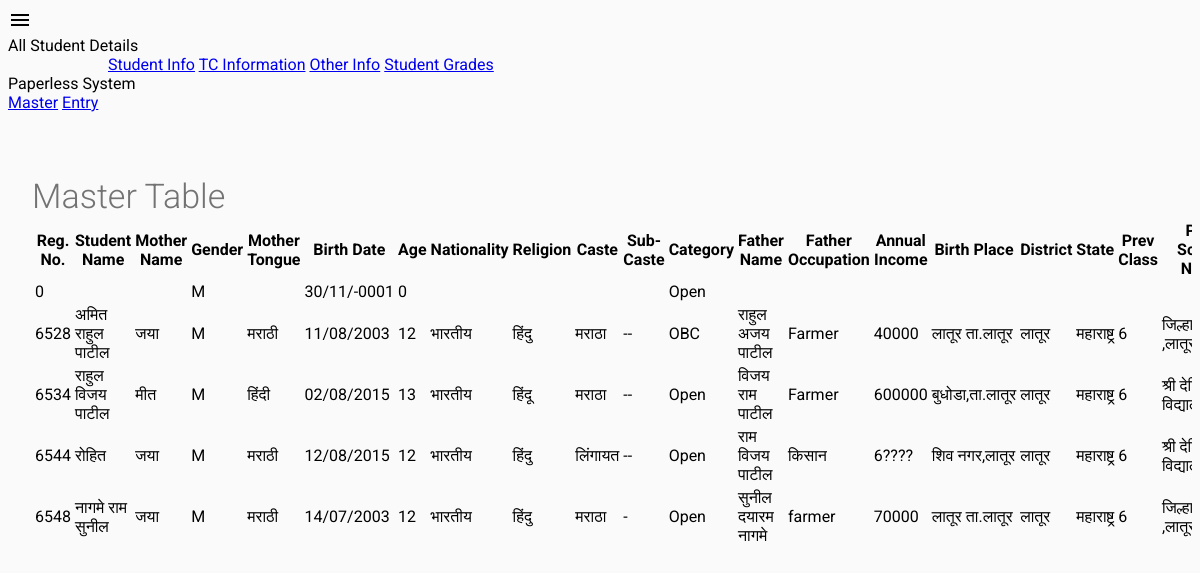
/master.php, run on the app's committed database.
### tables this page shows
CREATE TABLE IF NOT EXISTS `master` (
  `reg_no` int(11) NOT NULL,
  `student_name` varchar(300) DEFAULT NULL,
  `mother_name` varchar(300) DEFAULT NULL,
  `gender` varchar(40) DEFAULT NULL,
  `Mother_tongue` varchar(100) DEFAULT NULL,
  `birthdate` date NOT NULL,
  `age` int(11) DEFAULT NULL,
  `nationality` varchar(100) DEFAULT NULL,
  `religion` varchar(100) DEFAULT NULL,
  `caste` varchar(100) DEFAULT NULL,
  `sub_caste` varchar(100) DEFAULT NULL,
  `category` varchar(40) DEFAULT NULL,
  `father_name` varchar(300) DEFAULT NULL,
  `father_occupation` varchar(100) DEFAULT NULL,
  `annual_income` varchar(100) DEFAULT NULL,
  `birth_place` varchar(100) DEFAULT NULL,
  `district` varchar(100) DEFAULT NULL,
  `state` varchar(100) DEFAULT NULL,
  `prev_class` varchar(100) DEFAULT NULL,
  `prev_school_name` varchar(255) DEFAULT NULL,
  `admission_date` date NOT NULL,
  `admission_class` varchar(100) DEFAULT NULL,
  `prev_mark_sheet` varchar(100) DEFAULT NULL,
  `prev_tc` varchar(100) DEFAULT NULL,
  `nadar_fee` varchar(100) DEFAULT NULL,
  `permanent_address` varchar(100) DEFAULT NULL,
  `medium` varchar(100) DEFAULT NULL,
  `school_leaving_class` varchar(40) DEFAULT NULL,
  `school_leaving_date` date NOT NULL,
  `student_progress` varchar(100) DEFAULT NULL,
  `behaviour` varchar(100) DEFAULT NULL,
  `school_leaving_reason` varchar(100) DEFAULT NULL,
  `tc_no` varchar(40) DEFAULT NULL,
  `tc_date` date NOT NULL,
  `tc_remark` varchar(255) DEFAULT NULL,
  `aadhar_no` varchar(255) DEFAULT NULL,
  `bank_account_no` varchar(255) DEFAULT NULL,
  `bank_branch` varchar(255) DEFAULT NULL,
  `bank_branch_code` varchar(255) DEFAULT NULL,
  `lic_id_no` varchar(255) DEFAULT NULL,
  `minority_details` varchar(255) DEFAULT NULL,
  `admitted_division` varchar(100) DEFAULT NULL,
  `student_name1` varchar(100) DEFAULT NULL,
  `current_class` varchar(100) DEFAULT NULL,
  `current_class_entry_date` date NOT NULL,
  `status` varchar(100) DEFAULT NULL,
  `contact_no` varchar(100) DEFAULT NULL,
  `fee_concession` varchar(100) DEFAULT NULL,
  `admission_month` varchar(100) DEFAULT NULL,
  `admission_year` varchar(100) DEFAULT NULL,
  `handicapped` varchar(100) DEFAULT NULL,
  `scholarship` varchar(100) DEFAULT NULL,
  `exam_seat_no` varchar(100) DEFAULT NULL,
  `10_percentage` varchar(100) DEFAULT NULL,
  `9_percentage` varchar(100) DEFAULT NULL,
  `8_grade` varchar(100) DEFAULT NULL,
  `7_grade` varchar(100) DEFAULT NULL,
  `6_grade` varchar(100) DEFAULT NULL,
  `5_grade` varchar(100) DEFAULT NULL,
  `4_grade` varchar(100) DEFAULT NULL,
  `3_grade` varchar(100) DEFAULT NULL,
  `2_grade` varchar(100) DEFAULT NULL,
  `1_grade` varchar(100) DEFAULT NULL,
  `student_img_url` varchar(100) DEFAULT NULL,
  `tc_pdf_url` varchar(100) DEFAULT NULL
);

### master.php (the view, shortened to what this page needs)
<!DOCTYPE html>
<html lang="en">
  <head>
 <link rel="stylesheet" href="https://storage.googleapis.com/code.getmdl.io/1.0.2/material.blue-pink.min.css" />
    <link rel="stylesheet" href="css/master.css">
  </head>
  <body>
              <div class="mdl-layout mdl-js-layout mdl-layout--fixed-header">
                <header class="mdl-layout__header">
                  <div class="mdl-layout__header-row">
                    <span class="mdl-layout-title">All Student Details</span>
                  </div>
              <div class="tabs mdl-js-ripple-effect">
                  <a href="master.php" class="mdl-layout__tab is-active">Student Info</a>
                  <a href="tc_info_display.php" class="mdl-layout__tab">TC Information</a>
                  <a href="other_info_display.php" class="mdl-layout__tab">Other Info</a>
                  <a href="student_grade_display.php" class="mdl-layout__tab">Student Grades</a>
                </div>
                </header>
              <div class="mdl-layout__drawer">
                <span class="mdl-layout-title">Paperless System</span>
                  <nav class="mdl-navigation">
                    <a class="mdl-navigation__link" href="master.php">Master</a>
                    <a class="mdl-navigation__link" href="index.php">Entry</a>
                  </nav>
              </div>
                 <main class="mdl-layout__content">
                    <div class="" id="masterTableBlock">
                         <h2 id="form_header">Master Table</h2>
                      <table class="mdl-data-table mdl-js-data-table mdl-shadow--2dp" id="table1">
                        <thead>
                          <tr>
                                <th>Reg. No. </th>
                                <th class="mdl-data-table__cell--non-numeric">Student Name</th>
                                <th class="mdl-data-table__cell--non-numeric">Mother Name</th>
                                <th class='mdl-data-table__cell--non-numeric'>Gender</th>
                                <th class="mdl-data-table__cell--non-numeric">Mother Tongue</th>
                                <th>Birth Date</th>
                                <th>Age</th>
                                <th class="mdl-data-table__cell--non-numeric">Nationality</th>
                                <th class="mdl-data-table__cell--non-numeric">Religion</th>
                                <th class="mdl-data-table__cell--non-numeric">Caste</th>
                                <th class="mdl-data-table__cell--non-numeric">Sub-Caste</th>
                                <th class="mdl-data-table__cell--non-numeric">Category</th>
                                <th class="mdl-data-table__cell--non-numeric">Father Name</th>
                                <th class="mdl-data-table__cell--non-numeric">Father Occupation</th>
                                <th>Annual Income</th>
                                <th class="mdl-data-table__cell--non-numeric">Birth Place</th>
                                <th class="mdl-data-table__cell--non-numeric">District</th>
                                <th class="mdl-data-table__cell--non-numeric">State</th>
                                <th>Prev Class</th>
                                <th class="mdl-data-table__cell--non-numeric">Prev School Name</th>
                          </tr>
                        </thead>
                        <tbody>
                    <?php
                              include("connection.php");
                          mysqli_query ($con,"set character_set_results='utf8'");
                          $query = mysqli_query($con,"SELECT * FROM master") or die(mysqli_error());
                          while($row=mysqli_fetch_array($query))
                          {
                            $reg_no=$row['reg_no'];
                            $student_name=$row['student_name'];
                            $mother_name=$row['mother_name'];
                            $gender=$row['gender'];
                            $Mother_tongue=$row['Mother_tongue'];
                            $birthdate=$row['birthdate'];
                            $age=$row['age'];
                            $nationality=$row['nationality'];
                            $religion=$row['religion'];
                            $caste=$row['caste'];
                            $sub_caste=$row['sub_caste'];
                            $category=$row['category'];
                            $father_name=$row['father_name'];
                            $father_occupation=$row['father_occupation'];
                            $annual_income=$row['annual_income'];
                            $birth_place=$row['birth_place'];
                            $district=$row['district'];
                            $state=$row['state'];
                            $prev_class=$row['prev_class'];
                            $prev_school_name=$row['prev_school_name'];
                            $birthdate1= strtotime($birthdate);
                            $birthdate2=date('d/m/Y',$birthdate1);
                            echo "<tr>";
                            echo "<td>$reg_no</td>";
                            echo "<td class='mdl-data-table__cell--non-numeric'>$student_name</td>";
                            echo "<td class='mdl-data-table__cell--non-numeric'>$mother_name</td>";
                            echo "<td class='mdl-data-table__cell--non-numeric'>$gender</td>";
                            echo "<td class='mdl-data-table__cell--non-numeric'>$Mother_tongue</td>";
                            echo "<td>$birthdate2</td>";
                            echo "<td>$age</td>";
                            echo "<td class='mdl-data-table__cell--non-numeric'>$nationality</td>";
                            echo "<td class='mdl-data-table__cell--non-numeric'>$religion</td>";
                            echo "<td class='mdl-data-table__cell--non-numeric'>$caste</td>";
                            echo "<td class='mdl-data-table__cell--non-numeric'>$sub_caste</td>";
                            echo "<td class='mdl-data-table__cell--non-numeric'>$category</td>";
                            echo "<td class='mdl-data-table__cell--non-numeric'>$father_name</td>";
                            echo "<td class='mdl-data-table__cell--non-numeric'>$father_occupation</td>";
                            echo "<td>$annual_income</td>";
                            echo "<td class='mdl-data-table__cell--non-numeric'>$birth_place</td>";
                            echo "<td class='mdl-data-table__cell--non-numeric'>$district</td>";
                            echo "<td class='mdl-data-table__cell--non-numeric'>$state</td>";
                            echo "<td>$prev_class</td>";
                            echo "<td class='mdl-data-table__cell--non-numeric'>$prev_school_name</td>";
                            echo "</tr>";
                          }
                          ?>
                        </tbody>
                      </table>
                    </div>
                  </main>
            </div>
  </body>
</html>

### css/master.css (style rules this page uses)
body { background-color: #FAFAFA; font-family: Roboto, sans-serif; position: relative; }
.mdl-layout__content { overflow: scroll; }
#masterTableBlock { display: inline-block; margin: 48px 16px; }
#form_header { font-size: 24px; color: rgba(0, 0, 0, 0.54); margin: 0; padding: 16px 0px 2px; font-weight: 300; }
#table1 { width: 100%; }
@media (min-width: 992px) { #masterTableBlock { margin: 48px 24px; } }
@media (min-width: 992px) { #form_header { font-size: 34px; } }
@media (min-width: 992px) { .tabs { padding-left: 100px; } }

### data on the page
master: reg_no "0", gender "M", birthdate "30/11/-0001", age "0", category "Open"
master: reg_no "6528", student_name "अमित राहुल पाटील", mother_name "जया", gender "M", Mother_tongue "मराठी", birthdate "11/08/2003", age "12", nationality "भारतीय", religion "हिंदु", caste "मराठा", sub_caste "--", category "OBC", father_name "राहुल अजय पाटील", father_occupation "Farmer", annual_income "40000", birth_place "लातूर ता.लातूर", district "लातूर", state "महाराष्ट्र", prev_class "6", prev_school_name "जिल्हा…"
master: reg_no "6534", student_name "राहुल विजय पाटील", mother_name "मीत", gender "M", Mother_tongue "हिंदी", birthdate "02/08/2015", age "13", nationality "भारतीय", religion "हिंदू", caste "मराठा", sub_caste "--", category "Open", father_name "विजय राम पाटील", father_occupation "Farmer", annual_income "600000", birth_place "बुधोडा,ता.लातूर", district "लातूर", state "महाराष्ट्र", prev_class "6", prev_school_name "श्री…"
master: reg_no "6544", student_name "रोहित", mother_name "जया", gender "M", Mother_tongue "मराठी", birthdate "12/08/2015", age "12", nationality "भारतीय", religion "हिंदु", caste "लिंगायत", sub_caste "--", category "Open", father_name "राम विजय पाटील", father_occupation "किसान", annual_income "6????", birth_place "शिव नगर,लातूर", district "लातूर", state "महाराष्ट्र", prev_class "6", prev_school_name "श्री…"
master: reg_no "6548", student_name "नागमे राम सुनील", mother_name "जया", gender "M", Mother_tongue "मराठी", birthdate "14/07/2003", age "12", nationality "भारतीय", religion "हिंदु", caste "मराठा", sub_caste "-", category "Open", father_name "सुनील दयारम नागमे", father_occupation "farmer", annual_income "70000", birth_place "लातूर ता.लातूर", district "लातूर", state "महाराष्ट्र", prev_class "6", prev_school_name "जिल्हा…"
